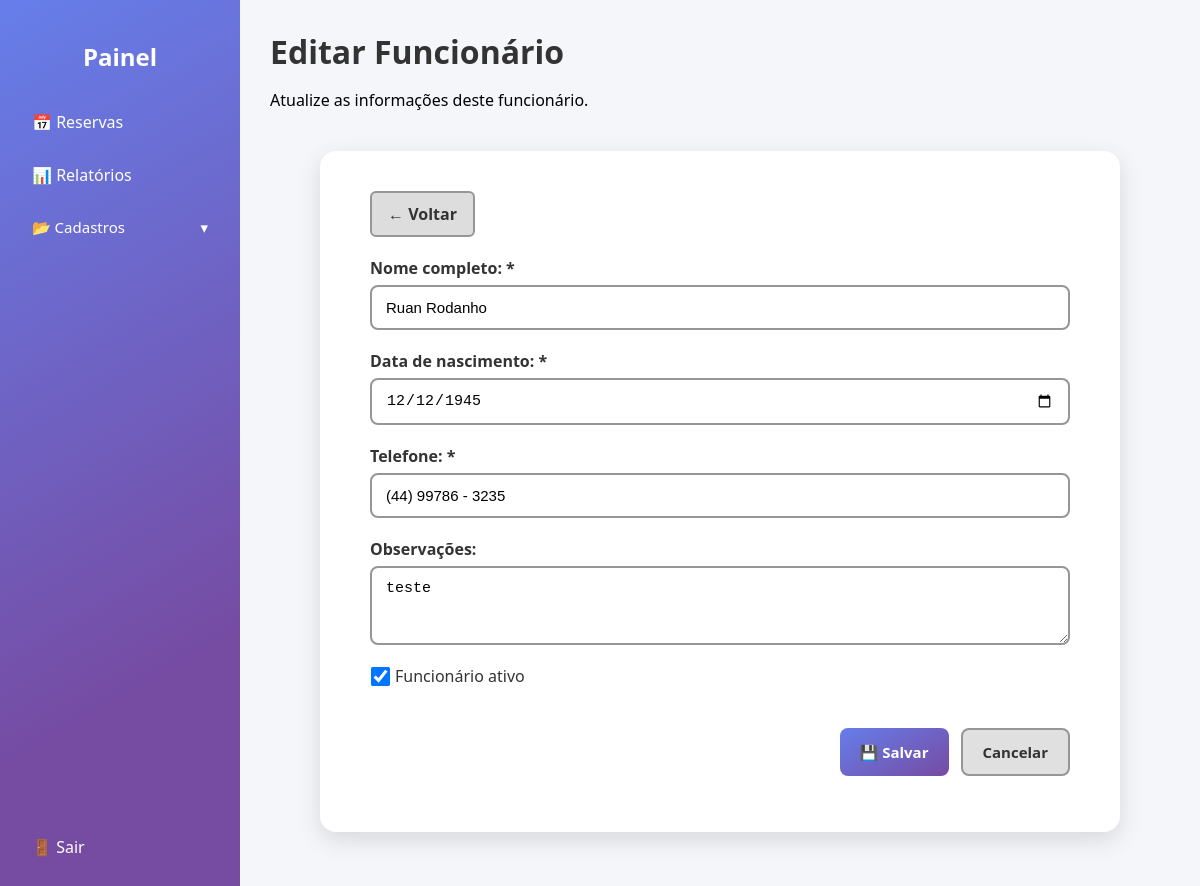
The app's page /funcionarios/edit.php?id=6 (signed in) with its own data.
### tables this page shows
CREATE TABLE `funcionarios` (
  `id_funcionario` int(11) NOT NULL,
  `nome_completo` varchar(100) NOT NULL,
  `data_nascimento` date DEFAULT NULL,
  `telefone` varchar(20) DEFAULT NULL,
  `observacoes` text DEFAULT NULL,
  `ativo` tinyint(1) DEFAULT 1
);

### funcionarios/edit.php (the view, shortened to what this page needs)
<?php
include '../includes/db.php';
include "../includes/header.php";
$id = $_GET['id'] ?? null;
$stmt = $conn->prepare("SELECT * FROM funcionarios WHERE id_funcionario = ?");
$stmt->bind_param("i", $id);
$stmt->execute();
$result = $stmt->get_result();
$funcionario = $result->fetch_assoc();
?>
<div class="painel-container">
    <?php include '../includes/sidebar.php'; ?>
    <main class="conteudo">
        <header class="painel-header">
            <h1>Editar Funcionário</h1>
            <p>Atualize as informações deste funcionário.</p>
        </header>
        <div class="cadastro-area">
            <a href="./index.php" class="btn-voltar">← Voltar</a>
            <form method="POST" class="form-cadastro">
                <div class="form-grupo">
                    <label>Nome completo: *</label>
                    <input type="text" name="nome_completo" value="<?= htmlspecialchars($funcionario['nome_completo']) ?>" required>
                </div>
                <div class="form-grupo">
                    <label>Data de nascimento: *</label>
                    <input type="date" name="data_nascimento" value="<?= htmlspecialchars($funcionario['data_nascimento']) ?>" required>
                </div>
                <div class="form-grupo">
                    <label>Telefone: *</label>
                    <input type="text" name="telefone" data-mask='(00) 00000 - 0000' value="<?= htmlspecialchars($funcionario['telefone']) ?>" required>
                </div>
                <div class="form-grupo">
                    <label>Observações:</label>
                    <textarea name="observacoes" rows="3"><?= htmlspecialchars($funcionario['observacoes']) ?></textarea>
                </div>
                <div class="form-grupo checkbox">
                    <label>
                        <input type="checkbox" name="ativo" <?= $funcionario['ativo'] ? 'checked' : '' ?>> Funcionário ativo
                    </label>
                </div>
                <div class="form-botoes">
                    <button type="submit" class="btn btn-salvar">💾 Salvar</button>
                    <a href="./index.php" class="btn btn-cancelar">Cancelar</a>
                </div>
            </form>
        </div>
    </main>
</div>
<?php include "../includes/footer.php"; ?>

### assets/css/painel.css (style rules this page uses)
body { font-family: "Segoe UI", Tahoma, Geneva, Verdana, sans-serif; background-color: #f4f6fa; margin: 0; display: flex; min-height: 100vh; overflow: hidden; }
.painel-container { display: flex; width: 100%; height: 100vh; overflow: hidden; }
.conteudo { flex: 1; overflow-y: auto; height: 100vh; padding: 30px; box-sizing: border-box; }
.painel-header { display: block; align-items: center; justify-content: space-between; gap: 10px; }
.painel-header h1 { margin: 0; color: #333; }
a, button { font-family: "Segoe UI", Tahoma, Geneva, Verdana, sans-serif; }

### assets/css/crud.css (style rules this page uses)
.btn-voltar { border: 2px solid #969696; display: inline-block; margin-bottom: 20px; background: #ddd; color: #333; padding: 10px 16px; border-radius: 6px; font-weight: 600; text-decoration: none; transition: background 0.2s; }
.cadastro-area { background: white; padding: 40px 50px; border-radius: 16px; box-shadow: 0 8px 25px rgba(0, 0, 0, 0.12); max-width: 700px; margin: 40px auto; }
.form-cadastro { display: flex; flex-direction: column; gap: 20px; }
.form-cadastro .form-grupo { display: flex; flex-direction: column; }
.form-cadastro .form-grupo label { font-weight: 600; color: #333; margin-bottom: 6px; }
.form-cadastro .form-grupo input, .form-cadastro .form-grupo select, .form-cadastro .form-grupo textarea { padding: 12px 14px; border: 2px solid #969696 !important; border-radius: 8px; font-size: 15px; transition: border-color 0.3s, box-shadow 0.3s; }
.form-cadastro .form-grupo.checkbox label { display: flex; align-items: center; font-weight: 500; color: #333; }
.form-cadastro .form-grupo.checkbox input[type=checkbox] { margin-right: 8px; transform: scale(1.5); }
.form-botoes { display: flex; flex-wrap: wrap; justify-content: flex-end; gap: 12px; margin-top: 15px; }
.form-botoes .btn { padding: 12px 20px; border-radius: 8px; font-size: 15px; font-weight: 600; text-decoration: none; transition: all 0.2s ease; cursor: pointer; border: none; }
.form-botoes .btn.btn-salvar { background: linear-gradient(150deg, #667eea 0%, #764ba2 100%); color: white; }
.form-botoes .btn.btn-cancelar { border: 2px solid #969696; background: #e0e0e0; color: #333; }

### records on screen
funcionarios: nome_completo "Ruan Rodanho", data_nascimento "12/12/1945", telefone "(44) 99786 - 3235", observacoes "teste", ativo "☑"
